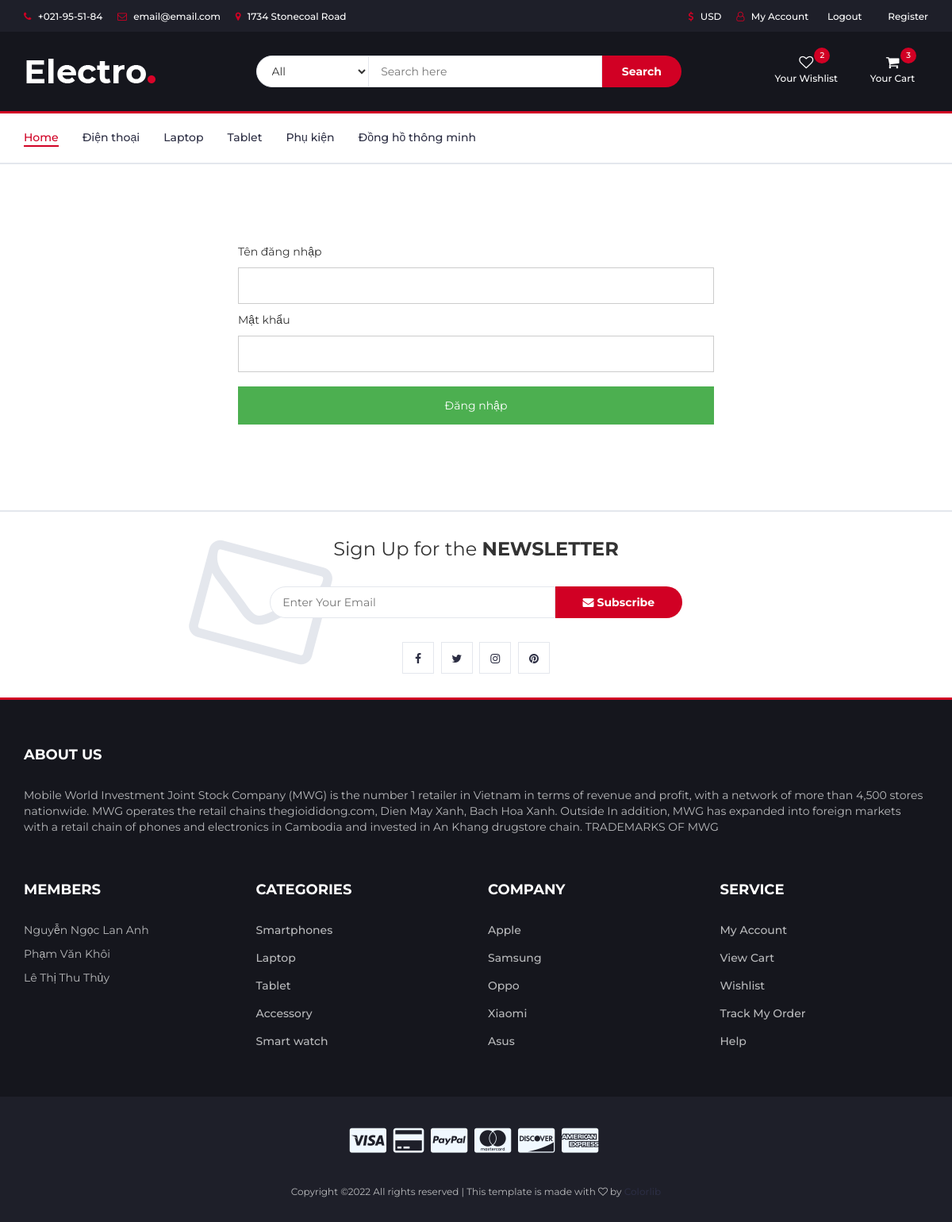
The page /login1.php on the database its author committed.
### tables this page shows
CREATE TABLE IF NOT EXISTS `protypes` (
  `type_id` int(11) NOT NULL AUTO_INCREMENT,
  `type_name` varchar(100) NOT NULL,
  PRIMARY KEY (`type_id`)
);

### models/db.php (called while the page is built)
<?php
class Db
{
	public static $connection;
    public function __construct()
    {
        if (!self::$connection) {
            self::$connection = new mysqli(DB_HOST, DB_USER, DB_PASSWORD, DB_NAME,PORT);
            self::$connection->set_charset(DB_CHARSET);
        }
    return self::$connection;
    }
}

### models/protype.php (called while the page is built, shortened)
<?php
class Protype extends Db{
    public function getAllProtype(){
        $sql = self::$connection->prepare("SELECT * FROM protypes");
        $sql->execute();
        $items = $sql->get_result()->fetch_all(MYSQLI_ASSOC);
        return $items;
    }
}

### login1.php (the view, shortened to what this page needs)
<?php
require "models/db.php";
require "models/product.php";
require "models/protype.php";
$protype = new Protype;
$getAllProtype = $protype->getAllProtype();
?>
<!DOCTYPE html>
<html lang="en">
	<head>
		<link type="text/css" rel="stylesheet" href="css/bootstrap.min.css"/>
		<link type="text/css" rel="stylesheet" href="css/slick.css"/>
		<link type="text/css" rel="stylesheet" href="css/slick-theme.css"/>
		<link type="text/css" rel="stylesheet" href="css/nouislider.min.css"/>
		<link rel="stylesheet" href="css/font-awesome.min.css">
		<link type="text/css" rel="stylesheet" href="css/style.css"/>
		<link rel="stylesheet" href="css/dangnhap.css" />
    </head>
	<body>
		<header>
			<div id="top-header">
				<div class="container">
					<ul class="header-links pull-left">
						<li><a href="#"><i class="fa fa-phone"></i> +021-95-51-84</a></li>
						<li><a href="#"><i class="fa fa-envelope-o"></i> email@email.com</a></li>
						<li><a href="#"><i class="fa fa-map-marker"></i> 1734 Stonecoal Road</a></li>
					</ul>
					<ul class="header-links pull-right">
						<li><a href="#"><i class="fa fa-dollar"></i> USD</a></li>
						<li><a href="login.php"><i class="fa fa-user-o"></i> My Account</a></li>
						<li><a href="logout.php"><i class="fas fa-sign-out-alt"></i>Logout</a></li>
						<li><a href="register.php"><i class="fas fa-registered"></i>Register</a></li>
					</ul>
				</div>
			</div>
			<div id="header">
				<div class="container">
					<div class="row">
						<div class="col-md-3">
							<div class="header-logo">
								<a href="index.php" class="logo">
									<img src="./img/logo.png" alt="">
								</a>
							</div>
						</div>
						<div class="col-md-6">
							<div class="header-search">
								<form method = "get" action="result.php">
									<select class="input-select" name="searchCol">
										<option value="0">All</option>
									</select>
									<input name="keyword" class="input" placeholder="Search here">
									<button type="submit" class="search-btn">Search</button>
                                </form>
							</div>
						</div>
						<div class="col-md-3 clearfix">
							<div class="header-ctn">
								<div>
									<a href="#">
										<i class="fa fa-heart-o"></i>
										<span>Your Wishlist</span>
										<div class="qty">2</div>
									</a>
								</div>
								<div class="dropdown">
									<a class="dropdown-toggle" data-toggle="dropdown" aria-expanded="true">
										<i class="fa fa-shopping-cart"></i>
										<span>Your Cart</span>
										<div class="qty">3</div>
									</a>
								</div>
							</div>
						</div>
					</div>
				</div>
			</div>
		</header>
		<nav id="navigation">
			<div class="container">
				<div id="responsive-nav">
					<ul class="main-nav nav navbar-nav">
						<li class="active"><a href="index.php">Home</a></li>
						<?php
						foreach($getAllProtype as $value):
						?>
						<li><a href="produsts.php?type=<?php echo $value['type_id'] ?>"><?php echo $value['type_name'] ?></a></li>
						<?php endforeach; ?>
					</ul>
				</div>
			</div>
		</nav>
    <form action='login1.php' class="dangnhap" method='POST'>
        Tên đăng nhập <input type='text' name='username' >
        Mật khẩu <input type='password' name='password' >
        <input type='submit' class="button" name="dangnhap" value='Đăng nhập' >
</form>
</body>
</html>

### css/style.css (style rules this page uses)
body { font-family: 'Montserrat', sans-serif; font-weight: 400; color: #333; }
h1, h2, h3, h4, h5, h6 { color: #2B2D42; font-weight: 700; margin: 0 0 10px; }
a { color: #2B2D42; font-weight: 500; -webkit-transition: 0.2s color; transition: 0.2s color; }
ul, ol { margin: 0; padding: 0; list-style: none }
.input { height: 40px; padding: 0px 15px; border: 1px solid #E4E7ED; background-color: #FFF; width: 100%; }
.input-select { padding: 0px 15px; background: #FFF; border: 1px solid #E4E7ED; height: 40px; }
.section { padding-top: 30px; padding-bottom: 30px; }
#top-header { padding-top: 10px; padding-bottom: 10px; background-color: #1E1F29; }
.header-links li { display: inline-block; margin-right: 15px; font-size: 12px; }
.header-links li:last-child { margin-right: 0px; }
.header-links li a { color: #FFF; }
.header-links li i { color: #D10024; margin-right: 5px; }
#header { padding-top: 15px; padding-bottom: 15px; background-color: #15161D; }
.header-logo { float: left; }
.header-logo .logo img { display: block; }
.header-search { padding: 15px 0px; }
.header-search form { position: relative; }
.header-search form .input-select { margin-right: -4px; border-radius: 40px 0px 0px 40px; }
.header-search form .input { width: calc(100% - 260px); margin-right: -4px; }
.header-search form .search-btn { height: 40px; width: 100px; background: #D10024; color: #FFF; font-weight: 700; border: none; border-radius: 0px 40px 40px 0px; }
.header-ctn { float: right; padding: 15px 0px; }
.header-ctn>div { display: inline-block; }
.header-ctn>div+div { margin-left: 15px; }
.header-ctn>div>a { display: block; position: relative; width: 90px; text-align: center; color: #FFF; }
.header-ctn>div>a>i { display: block; font-size: 18px; }
.header-ctn>div>a>span { font-size: 12px; }
.header-ctn>div>a>.qty { position: absolute; right: 15px; top: -10px; width: 20px; height: 20px; line-height: 20px; text-align: center; border-radius: 50%; font-size: 10px; color: #FFF; background-color: #D10024; }
#navigation { background: #FFF; border-bottom: 2px solid #E4E7ED; border-top: 3px solid #D10024; }
.main-nav>li+li { margin-left: 30px }
.main-nav>li>a { padding: 20px 0px; }
.main-nav>li>a:hover, .main-nav>li>a:focus, .main-nav>li.active>a { color: #D10024; background-color: transparent; }
.main-nav>li>a:after { content: ""; display: block; width: 0%; height: 2px; background-color: #D10024; -webkit-transition: 0.2s all; transition: 0.2s all; }
.main-nav>li>a:hover:after, .main-nav>li>a:focus:after, .main-nav>li.active>a:after { width: 100%; }
#newsletter.section { border-top: 2px solid #E4E7ED; border-bottom: 3px solid #D10024; margin-top: 30px; }
.newsletter { text-align: center; }
.newsletter p { font-size: 24px; }
.newsletter form { position: relative; max-width: 520px; margin: 30px auto; }
.newsletter form:after { content: "\f003"; font-family: FontAwesome; position: absolute; font-size: 160px; color: #E4E7ED; top: 15px; -webkit-transform: translateY(-50%) rotate(15deg); -ms-transform: translateY(-50%) rotate(15deg); transform: translateY(-50%) rotate(15deg); z-index: -1; left: -90px; }
.newsletter form .input { width: calc(100% - 160px); margin-right: -4px; border-radius: 40px 0px 0px 40px; }
.newsletter form .newsletter-btn { width: 160px; height: 40px; font-weight: 700; background: #D10024; color: #FFF; border: none; border-radius: 0px 40px 40px 0px; }
.newsletter .newsletter-follow { text-align: center; }
.newsletter .newsletter-follow li { display: inline-block; margin-right: 5px; }
.newsletter .newsletter-follow li:last-child { margin-right: 0px; }
.newsletter .newsletter-follow li a { position: relative; display: block; width: 40px; height: 40px; text-align: center; line-height: 40px; border: 1px solid #E4E7ED; background-color: #FFF; -webkit-transition: 0.2s all; transition: 0.2s all; }
#footer { background: #15161D; color: #B9BABC; }
#bottom-footer { background: #1E1F29; }
.footer { margin: 30px 0px; }
.footer .footer-title { color: #FFF; text-transform: uppercase; font-size: 18px; margin: 0px 0px 30px; }
.footer-links li+li { margin-top: 15px; }
.footer-links li a { color: #B9BABC; }
.copyright { margin-top: 30px; display: block; font-size: 12px; }
.footer-payments li { display: inline-block; margin-right: 5px; }
.footer-payments li a { color: #15161D; font-size: 36px; display: block; }

### rows shown on the page
protypes: type_name "Điện thoại"
protypes: type_name "Laptop"
protypes: type_name "Tablet"
protypes: type_name "Phụ kiện"
protypes: type_name "Đồng hồ thông minh"
